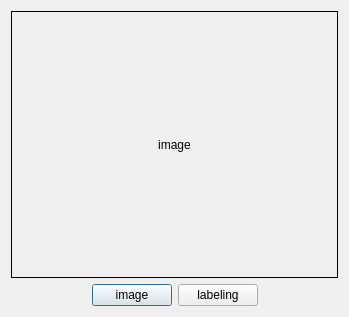
<?xml version="1.0" encoding="UTF-8"?>
<ui version="4.0">
 <class>Dialog</class>
 <widget class="QDialog" name="Dialog">
  <property name="geometry">
   <rect>
    <x>0</x>
    <y>0</y>
    <width>349</width>
    <height>317</height>
   </rect>
  </property>
  <property name="windowTitle">
   <string>image viewer</string>
  </property>
  <layout class="QVBoxLayout" name="verticalLayout_2">
   <item>
    <layout class="QVBoxLayout" name="verticalLayout">
     <item>
      <widget class="QLabel" name="label">
       <property name="sizePolicy">
        <sizepolicy hsizetype="Expanding" vsizetype="Expanding">
         <horstretch>0</horstretch>
         <verstretch>0</verstretch>
        </sizepolicy>
       </property>
       <property name="frameShape">
        <enum>QFrame::Box</enum>
       </property>
       <property name="text">
        <string>image</string>
       </property>
       <property name="alignment">
        <set>Qt::AlignCenter</set>
       </property>
      </widget>
     </item>
     <item>
      <layout class="QHBoxLayout" name="horizontalLayout">
       <item>
        <spacer name="horizontalSpacer">
         <property name="orientation">
          <enum>Qt::Horizontal</enum>
         </property>
         <property name="sizeHint" stdset="0">
          <size>
           <width>40</width>
           <height>20</height>
          </size>
         </property>
        </spacer>
       </item>
       <item>
        <widget class="QPushButton" name="btn_img_op">
         <property name="text">
          <string>image</string>
         </property>
        </widget>
       </item>
       <item>
        <widget class="QPushButton" name="pushButton">
         <property name="text">
          <string>labeling</string>
         </property>
        </widget>
       </item>
       <item>
        <spacer name="horizontalSpacer_2">
         <property name="orientation">
          <enum>Qt::Horizontal</enum>
         </property>
         <property name="sizeHint" stdset="0">
          <size>
           <width>40</width>
           <height>20</height>
          </size>
         </property>
        </spacer>
       </item>
      </layout>
     </item>
    </layout>
   </item>
  </layout>
 </widget>
 <resources/>
 <connections/>
</ui>
